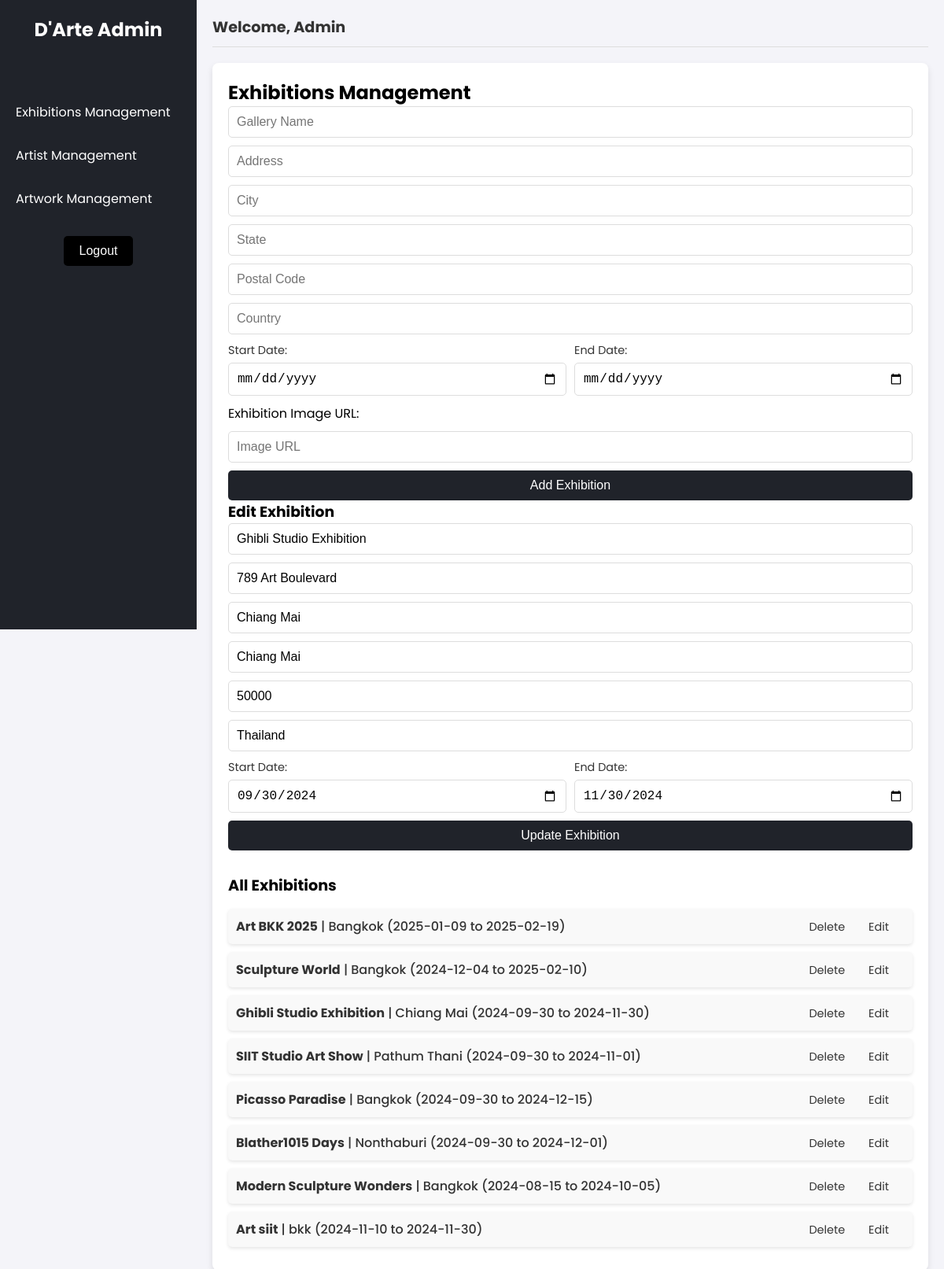
Page /profile/admin/admin.php?edit_exhibition_id=3 on the committed database.
### tables this page shows
CREATE TABLE `Exhibition` (
  `exhibition_id` int NOT NULL,
  `gallery_name` varchar(100) DEFAULT NULL,
  `address` varchar(255) DEFAULT NULL,
  `city` varchar(50) DEFAULT NULL,
  `state` varchar(50) DEFAULT NULL,
  `postal_code` varchar(20) DEFAULT NULL,
  `country` varchar(50) DEFAULT NULL,
  `e_start_date` date DEFAULT NULL,
  `e_end_date` date DEFAULT NULL,
  `admin_id` int NOT NULL,
  `exhibition_image` varchar(255) DEFAULT NULL
);

### profile/admin/admin.php (the view, shortened to what this page needs)
<?php
include '../../connect.php';
$edit_exhibition = null;
if (isset($_GET['edit_exhibition_id'])) {
    $edit_id = $_GET['edit_exhibition_id'];
    $stmt = $pdo->prepare("CALL read_exhibition(?)");
    $stmt->execute([$edit_id]);
    $edit_exhibition = $stmt->fetch(PDO::FETCH_ASSOC);
}
?>
<!DOCTYPE html>
<html lang="en">
<head>
    <link rel="stylesheet" href="admin.css">
    <link href="https://cdnjs.cloudflare.com/ajax/libs/font-awesome/6.2.1/css/all.min.css" rel="stylesheet">
</head>
<body>
    <aside class="sidebar">
        <div class="logo">
            <h2>D'Arte Admin</h2>
        </div>
        <nav class="nav-menu">
            <a href="#exhibitions-management" onclick="showSection('exhibitions-management')">Exhibitions Management</a>
            <a href="#artist-management" onclick="showSection('artist-management')">Artist Management</a>
            <a href="#artwork-management" onclick="showSection('artwork-management')">Artwork Management</a>
            <div class="au-logout-container">
                <form action="../../login/logout.php" method="POST">
                    <button type="submit" class="btn">Logout</button>
                </form>
            </div>
        </nav>
    </aside>
    <main class="main-content">
        <header class="main-header">
            <h2>Welcome, Admin</h2>
        </header>
        <section id="exhibitions-management" class="content-section">
            <h2>Exhibitions Management</h2>
            <form action="admin.php" method="post" class="form-grid">
                <input type="text" name="gallery_name" placeholder="Gallery Name" required>
                <input type="text" name="address" placeholder="Address" required>
                <input type="text" name="city" placeholder="City" required>
                <input type="text" name="state" placeholder="State" required>
                <input type="text" name="postal_code" placeholder="Postal Code" required>
                <input type="text" name="country" placeholder="Country" required>
                <div class="date-group">
                    <label for="e_start_date">Start Date:</label>
                    <input type="date" id="e_start_date" name="e_start_date" required>
                </div>
                <div class="date-group">
                    <label for="e_end_date">End Date:</label>
                    <input type="date" id="e_end_date" name="e_end_date" required>
                </div>
                <label for="exhibition_image">Exhibition Image URL:</label>
                <input type="text" id="exhibition_image" name="exhibition_image" placeholder="Image URL" required>
                <button type="submit" name="add_exhibition">Add Exhibition</button>
            </form>
            <?php if ($edit_exhibition): ?>
                <div class="edit-exhibition">
                    <h3>Edit Exhibition</h3>
                    <form action="admin.php" method="post" class="form-grid">
                        <input type="text" name="gallery_name" placeholder="Gallery Name" value="<?= htmlspecialchars($edit_exhibition['gallery_name']) ?>" required>
                        <input type="text" name="address" placeholder="Address" value="<?= htmlspecialchars($edit_exhibition['address']) ?>" required>
                        <input type="text" name="city" placeholder="City" value="<?= htmlspecialchars($edit_exhibition['city']) ?>" required>
                        <input type="text" name="state" placeholder="State" value="<?= htmlspecialchars($edit_exhibition['state']) ?>" required>
                        <input type="text" name="postal_code" placeholder="Postal Code" value="<?= htmlspecialchars($edit_exhibition['postal_code']) ?>" required>
                        <input type="text" name="country" placeholder="Country" value="<?= htmlspecialchars($edit_exhibition['country']) ?>" required>
                        <div class="date-group">
                            <label for="e_start_date">Start Date:</label>
                            <input type="date" id="e_start_date" name="e_start_date" value="<?= $edit_exhibition['e_start_date'] ?>" required>
                        </div>
                        <div class="date-group">
                            <label for="e_end_date">End Date:</label>
                            <input type="date" id="e_end_date" name="e_end_date" value="<?= $edit_exhibition['e_end_date'] ?>" required>
                        </div>
                        <button type="submit" name="update_exhibition">Update Exhibition</button>
                    </form>
                </div>
            <?php endif; ?>
            <div class="exhibitions-list">
                <h3>All Exhibitions</h3>
                <ul>
                    <?php
                    $result = $pdo->query("SELECT * FROM Exhibition");
                    while ($row = $result->fetch(PDO::FETCH_ASSOC)) {
                        echo "<li>";
                        echo "<span><strong>{$row['gallery_name']}</strong> | {$row['city']} ({$row['e_start_date']} to {$row['e_end_date']})</span>";
                        echo "<div class='actions'>";
                        echo "<a href='admin.php?delete_exhibition_id={$row['exhibition_id']}' class='delete-btn' onclick=\"return confirm('Are you sure you want to delete this exhibition?')\">Delete</a>";
                        echo "<a href='admin.php?edit_exhibition_id={$row['exhibition_id']}' class='edit-btn'>Edit</a>";
                        echo "</div>";
                        echo "</li>";
                    }
                    ?>
                </ul>
            </div>
        </section>
    </main>
</body>
</html>

### profile/admin/admin.css (style rules this page uses)
* { margin: 0; padding: 0; box-sizing: border-box; }
body { font-family: 'Poppins', sans-serif; background-color: #f4f4f9; display: flex; }
.sidebar { width: 250px; height: 100vh; background-color: #20232a; color: #ffffff; display: flex; flex-direction: column; align-items: center; padding-top: 20px; position: fixed; left: 0; top: 0; }
.sidebar .logo h2 { font-size: 1.5rem; color: #ffffff; margin-bottom: 40px; }
.nav-menu { width: 100%; display: flex; flex-direction: column; padding-top: 20px; }
.nav-menu a { color: #ffffff; text-decoration: none; padding: 15px 20px; font-size: 1rem; width: 100%; text-align: left; transition: background-color 0.3s ease; }
.main-content { margin-left: 250px; padding: 20px; width: calc(100% - 250px); }
.main-header { margin-bottom: 20px; border-bottom: 1px solid #ddd; padding-bottom: 10px; }
.main-header h2 { font-size: 1.2rem; color: #333; }
.content-section { padding: 20px; background-color: #ffffff; border-radius: 8px; box-shadow: 0 4px 8px rgba(0, 0, 0, 0.1); margin-bottom: 20px; }
.exhibitions-list { margin-top: 30px; }
.exhibitions-list h3 { font-size: 1.2rem; font-weight: bold; margin-bottom: 15px; }
.exhibitions-list ul { list-style: none; padding: 0; margin: 0; }
.exhibitions-list ul li { display: flex; justify-content: space-between; align-items: center; padding: 10px; background-color: #f9f9f9; margin-bottom: 10px; border-radius: 5px; box-shadow: 0 2px 4px rgba(0, 0, 0, 0.1); }
.exhibitions-list ul li span { font-size: 1rem; font-weight: 500; color: #333; }
.actions a { margin-right: 10px; color: #333; text-decoration: none; font-size: 0.9rem; padding: 5px 10px; border-radius: 4px; }
.form-grid { display: grid; grid-template-columns: repeat(4, 1fr); gap: 10px; align-items: center; }
.form-grid input, .form-grid button { grid-column: span 4; padding: 10px; font-size: 1rem; border: 1px solid #ddd; border-radius: 5px; }
.date-group { display: flex; flex-direction: column; grid-column: span 2; }
.date-group label { margin-bottom: 5px; font-size: 0.9rem; color: #333; }
.form-grid button { grid-column: span 4; background-color: #20232a; color: #ffffff; border: none; padding: 10px; font-size: 1rem; cursor: pointer; text-align: center; }
.btn { background-color: #000; color: #fff; padding: 10px 20px; border: none; border-radius: 5px; font-size: 1em; cursor: pointer; transition: background-color 0.3s, transform 0.2s; }
.au-logout-container { margin-top: 20px; text-align: center; }

### rows in the picture
exhibition: gallery_name "Ghibli Studio Exhibition", address "789 Art Boulevard", city "Chiang Mai", state "Chiang Mai", postal_code "50000", country "Thailand", e_start_date "09/30/2024", e_end_date "11/30/2024", e_start_date "2024-09-30", e_end_date "2024-11-30"
exhibition: gallery_name "Art BKK 2025", city "Bangkok", e_start_date "2025-01-09", e_end_date "2025-02-19"
exhibition: gallery_name "Sculpture World", city "Bangkok", e_start_date "2024-12-04", e_end_date "2025-02-10"
exhibition: gallery_name "SIIT Studio Art Show", city "Pathum Thani", e_start_date "2024-09-30", e_end_date "2024-11-01"
exhibition: gallery_name "Picasso Paradise", city "Bangkok", e_start_date "2024-09-30", e_end_date "2024-12-15"
exhibition: gallery_name "Blather1015 Days", city "Nonthaburi", e_start_date "2024-09-30", e_end_date "2024-12-01"
exhibition: gallery_name "Modern Sculpture Wonders", city "Bangkok", e_start_date "2024-08-15", e_end_date "2024-10-05"
exhibition: gallery_name "Art siit", city "bkk", e_start_date "2024-11-10", e_end_date "2024-11-30"
